Frame 1 (no input): blank canvas, image omitted
Frame 60 (the mouse pressed at the canvas centre just before this capture): blank canvas, image omitted
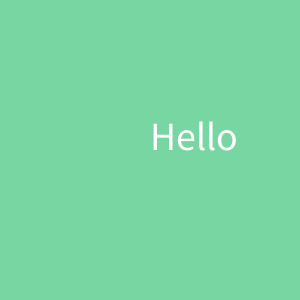
Frame 120 (the mouse held since frame 60 and released just before this capture)

The Processing sketch whose frames 1 and 60 were blank and that drew this single picture after the mouse press (run headless with seeded random() and noise(); from frame 60 on, the mouse is pressed at the canvas centre):

// Processing sketch: week12_3_mouse
// ── week12_3_mouse.pde
void setup(){//要互動,要有2個函式:setup()設定
  size(300,300);
  textSize(40);//文字的大小,40號字
}
void draw(){//要互動,要有2個函式:draw()畫
  background(#77D6A2);
  fill(#FFFFFF);//字的填充顏色
  text("Hello",mouseX,mouseY);//秀文字,在50,100
}
